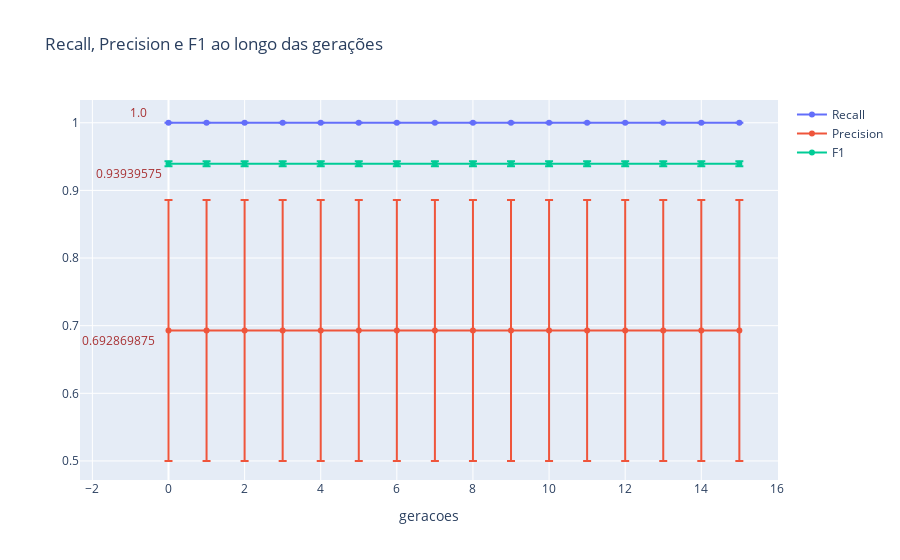

The notebook cell saved with this chart:
### Code cell
fig = go.Figure()

fig.add_trace(go.Scatter(
        x=list(range(0, len(m_auc_pr))),
        y=m_rec,name='Recall',
        error_y=dict(
            type='data', # value of error bar given in data coordinates
            array=s_rec,
            visible=True)
    ))


fig.add_trace(go.Scatter(
        x=list(range(0, len(m_auc_pr))),
        y=m_prec,name='Precision',
        error_y=dict(
            type='data', # value of error bar given in data coordinates
            array=s_prec,
            visible=True)
    ))

fig.add_trace(go.Scatter(
        x=list(range(0, len(m_auc_pr))),
        y=m_f1,name='F1',
        error_y=dict(
            type='data', # value of error bar given in data coordinates
            array=s_f1,
            visible=True)
    ))


fig.add_annotation(x=0, y=m_rec[0],showarrow=False,
            text="1.0",yshift=10, xshift=-30,
            font=dict(color='rgba(152, 0, 0, .8)'))

fig.add_annotation(x=0, y=m_prec[0],showarrow=False,
            text="0.692869875",yshift=-10, xshift=-50,
            font=dict(color='rgba(152, 0, 0, .8)'))


fig.add_annotation(x=0, y=m_f1[0],showarrow=False,
            text="0.93939575",yshift=-10, xshift=-40,
            font=dict(color='rgba(152, 0, 0, .8)'))



fig.update_layout(title='Recall, Precision e F1 ao longo das gerações')
fig.update_layout(
    xaxis_title="geracoes",
)

fig.show()

### Figure 1 — Plotly figure (JSON) as saved in the notebook; plotly's stock layout.template omitted (floating-point values rounded to 4 significant figures)
{"data": [{"error_y": {"array": [0, 0, 0, 0, 0, 0, 0, 0, 0, 0, 0, 0, 0, 0, 0, 0], "type": "data", "visible": true}, "name": "Recall", "type": "scatter", "x": [0, 1, 2, 3, 4, 5, 6, 7, 8, 9, 10, 11, 12, 13, 14, 15], "y": [1, 1, 1, 1, 1, 1, 1, 1, 1, 1, 1, 1, 1, 1, 1, 1]}, {"error_y": {"array": [0.1929, 0.1929, 0.1929, 0.1929, 0.1929, 0.1929, 0.1929, 0.1929, 0.1929, 0.1929, 0.1929, 0.1929, 0.1929, 0.1929, 0.1929, 0.1929], "type": "data", "visible": true}, "name": "Precision", "type": "scatter", "x": [0, 1, 2, 3, 4, 5, 6, 7, 8, 9, 10, 11, 12, 13, 14, 15], "y": [0.6929, 0.6929, 0.6929, 0.6929, 0.6929, 0.6929, 0.6929, 0.6929, 0.6929, 0.6929, 0.6929, 0.6929, 0.6929, 0.6929, 0.6929, 0.6929]}, {"error_y": {"array": [0.003628, 0.003628, 0.003628, 0.003628, 0.003628, 0.003628, 0.003628, 0.003628, 0.003628, 0.003628, 0.003628, 0.003628, 0.003628, 0.003628, 0.003628, 0.003628], "type": "data", "visible": true}, "name": "F1", "type": "scatter", "x": [0, 1, 2, 3, 4, 5, 6, 7, 8, 9, 10, 11, 12, 13, 14, 15], "y": [0.9394, 0.9394, 0.9394, 0.9394, 0.9394, 0.9394, 0.9394, 0.9394, 0.9394, 0.9394, 0.9394, 0.9394, 0.9394, 0.9394, 0.9394, 0.9394]}], "layout": {"annotations": [{"font": {"color": "rgba(152, 0, 0, .8)"}, "showarrow": false, "text": "1.0", "x": 0, "xshift": -30, "y": 1, "yshift": 10}, {"font": {"color": "rgba(152, 0, 0, .8)"}, "showarrow": false, "text": "0.692869875", "x": 0, "xshift": -50, "y": 0.6929, "yshift": -10}, {"font": {"color": "rgba(152, 0, 0, .8)"}, "showarrow": false, "text": "0.93939575", "x": 0, "xshift": -40, "y": 0.9394, "yshift": -10}], "title": {"text": "Recall, Precision e F1 ao longo das gerações"}, "xaxis": {"title": {"text": "geracoes"}}}}
